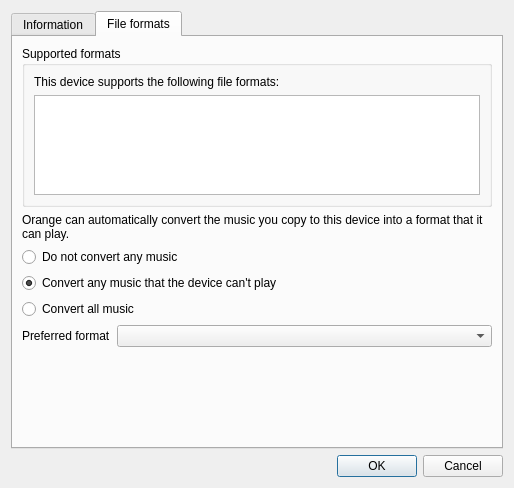
<?xml version="1.0" encoding="UTF-8"?>
<ui version="4.0">
 <class>DeviceProperties</class>
 <widget class="QDialog" name="DeviceProperties">
  <property name="geometry">
   <rect>
    <x>0</x>
    <y>0</y>
    <width>514</width>
    <height>488</height>
   </rect>
  </property>
  <property name="windowTitle">
   <string>Device Properties</string>
  </property>
  <property name="windowIcon">
   <iconset resource="../../data/icons.qrc">
    <normaloff>:/icons/64x64/com.goshapps.Orange.png</normaloff>:/icons/64x64/com.goshapps.Orange.png</iconset>
  </property>
  <layout class="QVBoxLayout" name="verticalLayout_5">
   <item>
    <widget class="QTabWidget" name="tabWidget">
     <property name="currentIndex">
      <number>1</number>
     </property>
     <widget class="QWidget" name="tab">
      <attribute name="title">
       <string>Information</string>
      </attribute>
      <layout class="QVBoxLayout" name="verticalLayout_4">
       <item>
        <layout class="QFormLayout" name="formLayout">
         <property name="fieldGrowthPolicy">
          <enum>QFormLayout::AllNonFixedFieldsGrow</enum>
         </property>
         <item row="0" column="0">
          <widget class="QLabel" name="label_2">
           <property name="text">
            <string>Name</string>
           </property>
          </widget>
         </item>
         <item row="0" column="1">
          <widget class="QLineEdit" name="name"/>
         </item>
         <item row="1" column="0">
          <widget class="QLabel" name="label">
           <property name="text">
            <string>Icon</string>
           </property>
          </widget>
         </item>
         <item row="1" column="1">
          <widget class="QListWidget" name="icon">
           <property name="verticalScrollBarPolicy">
            <enum>Qt::ScrollBarAlwaysOff</enum>
           </property>
           <property name="iconSize">
            <size>
             <width>48</width>
             <height>48</height>
            </size>
           </property>
           <property name="movement">
            <enum>QListView::Static</enum>
           </property>
           <property name="flow">
            <enum>QListView::LeftToRight</enum>
           </property>
           <property name="isWrapping" stdset="0">
            <bool>false</bool>
           </property>
           <property name="spacing">
            <number>5</number>
           </property>
           <property name="viewMode">
            <enum>QListView::IconMode</enum>
           </property>
           <property name="uniformItemSizes">
            <bool>true</bool>
           </property>
          </widget>
         </item>
         <item row="2" column="0" colspan="2">
          <widget class="FreeSpaceBar" name="free_space_bar" native="true"/>
         </item>
        </layout>
       </item>
       <item>
        <widget class="QGroupBox" name="groupBox">
         <property name="title">
          <string>Hardware information</string>
         </property>
         <layout class="QVBoxLayout" name="verticalLayout_2">
          <item>
           <widget class="QStackedWidget" name="hardware_info_stack">
            <property name="currentIndex">
             <number>1</number>
            </property>
            <widget class="QWidget" name="hardware_info_not_connected_page">
             <layout class="QVBoxLayout" name="verticalLayout">
              <property name="spacing">
               <number>0</number>
              </property>
              <property name="leftMargin">
               <number>0</number>
              </property>
              <property name="topMargin">
               <number>0</number>
              </property>
              <property name="rightMargin">
               <number>0</number>
              </property>
              <property name="bottomMargin">
               <number>0</number>
              </property>
              <item>
               <widget class="QLabel" name="label_6">
                <property name="text">
                 <string>Hardware information is only available while the device is connected.</string>
                </property>
                <property name="alignment">
                 <set>Qt::AlignLeading|Qt::AlignLeft|Qt::AlignTop</set>
                </property>
                <property name="wordWrap">
                 <bool>true</bool>
                </property>
               </widget>
              </item>
             </layout>
            </widget>
            <widget class="QWidget" name="hardware_info_page">
             <layout class="QVBoxLayout" name="verticalLayout_3">
              <property name="spacing">
               <number>0</number>
              </property>
              <property name="leftMargin">
               <number>0</number>
              </property>
              <property name="topMargin">
               <number>0</number>
              </property>
              <property name="rightMargin">
               <number>0</number>
              </property>
              <property name="bottomMargin">
               <number>0</number>
              </property>
              <item>
               <widget class="QTableWidget" name="hardware_info">
                <property name="editTriggers">
                 <set>QAbstractItemView::NoEditTriggers</set>
                </property>
                <property name="selectionMode">
                 <enum>QAbstractItemView::NoSelection</enum>
                </property>
                <property name="cornerButtonEnabled">
                 <bool>false</bool>
                </property>
                <property name="columnCount">
                 <number>2</number>
                </property>
                <attribute name="horizontalHeaderVisible">
                 <bool>false</bool>
                </attribute>
                <attribute name="horizontalHeaderStretchLastSection">
                 <bool>true</bool>
                </attribute>
                <attribute name="verticalHeaderVisible">
                 <bool>false</bool>
                </attribute>
                <column/>
                <column/>
               </widget>
              </item>
             </layout>
            </widget>
           </widget>
          </item>
         </layout>
        </widget>
       </item>
      </layout>
     </widget>
     <widget class="QWidget" name="tab_2">
      <attribute name="title">
       <string>File formats</string>
      </attribute>
      <layout class="QVBoxLayout" name="verticalLayout_9">
       <item>
        <widget class="QStackedWidget" name="formats_stack">
         <property name="currentIndex">
          <number>0</number>
         </property>
         <widget class="QWidget" name="formats_page">
          <layout class="QVBoxLayout" name="verticalLayout_7">
           <property name="leftMargin">
            <number>0</number>
           </property>
           <property name="topMargin">
            <number>0</number>
           </property>
           <property name="rightMargin">
            <number>0</number>
           </property>
           <property name="bottomMargin">
            <number>0</number>
           </property>
           <item>
            <widget class="QGroupBox" name="supported_formats_container">
             <property name="title">
              <string>Supported formats</string>
             </property>
             <layout class="QVBoxLayout" name="verticalLayout_6">
              <item>
               <widget class="QLabel" name="label_5">
                <property name="text">
                 <string>This device supports the following file formats:</string>
                </property>
               </widget>
              </item>
              <item>
               <widget class="QListWidget" name="supported_formats">
                <property name="selectionMode">
                 <enum>QAbstractItemView::NoSelection</enum>
                </property>
               </widget>
              </item>
             </layout>
            </widget>
           </item>
           <item>
            <widget class="QLabel" name="label_3">
             <property name="text">
              <string>Orange can automatically convert the music you copy to this device into a format that it can play.</string>
             </property>
             <property name="wordWrap">
              <bool>true</bool>
             </property>
            </widget>
           </item>
           <item>
            <widget class="QRadioButton" name="transcode_off">
             <property name="text">
              <string>Do not convert any music</string>
             </property>
            </widget>
           </item>
           <item>
            <widget class="QRadioButton" name="transcode_unsupported">
             <property name="text">
              <string>Convert any music that the device can't play</string>
             </property>
             <property name="checked">
              <bool>true</bool>
             </property>
            </widget>
           </item>
           <item>
            <widget class="QRadioButton" name="transcode_all">
             <property name="text">
              <string>Convert all music</string>
             </property>
            </widget>
           </item>
           <item>
            <layout class="QHBoxLayout" name="horizontalLayout">
             <item>
              <widget class="QLabel" name="label_4">
               <property name="text">
                <string>Preferred format</string>
               </property>
              </widget>
             </item>
             <item>
              <widget class="QComboBox" name="transcode_format">
               <property name="sizePolicy">
                <sizepolicy hsizetype="Expanding" vsizetype="Fixed">
                 <horstretch>0</horstretch>
                 <verstretch>0</verstretch>
                </sizepolicy>
               </property>
              </widget>
             </item>
            </layout>
           </item>
           <item>
            <spacer name="verticalSpacer">
             <property name="orientation">
              <enum>Qt::Vertical</enum>
             </property>
             <property name="sizeHint" stdset="0">
              <size>
               <width>20</width>
               <height>183</height>
              </size>
             </property>
            </spacer>
           </item>
          </layout>
         </widget>
         <widget class="QWidget" name="formats_page_not_connected">
          <layout class="QVBoxLayout" name="verticalLayout_8">
           <property name="leftMargin">
            <number>0</number>
           </property>
           <property name="topMargin">
            <number>0</number>
           </property>
           <property name="rightMargin">
            <number>0</number>
           </property>
           <property name="bottomMargin">
            <number>0</number>
           </property>
           <item>
            <widget class="QLabel" name="label_7">
             <property name="text">
              <string>This device must be connected and opened before Orange can see what file formats it supports.</string>
             </property>
             <property name="wordWrap">
              <bool>true</bool>
             </property>
            </widget>
           </item>
           <item>
            <layout class="QHBoxLayout" name="horizontalLayout_2">
             <item>
              <widget class="QPushButton" name="open_device">
               <property name="text">
                <string>Open device</string>
               </property>
              </widget>
             </item>
             <item>
              <spacer name="horizontalSpacer">
               <property name="orientation">
                <enum>Qt::Horizontal</enum>
               </property>
               <property name="sizeHint" stdset="0">
                <size>
                 <width>40</width>
                 <height>20</height>
                </size>
               </property>
              </spacer>
             </item>
            </layout>
           </item>
           <item>
            <spacer name="verticalSpacer_2">
             <property name="orientation">
              <enum>Qt::Vertical</enum>
             </property>
             <property name="sizeHint" stdset="0">
              <size>
               <width>20</width>
               <height>309</height>
              </size>
             </property>
            </spacer>
           </item>
          </layout>
         </widget>
         <widget class="QWidget" name="formats_page_loading">
          <layout class="QVBoxLayout" name="verticalLayout_10">
           <property name="leftMargin">
            <number>0</number>
           </property>
           <property name="topMargin">
            <number>0</number>
           </property>
           <property name="rightMargin">
            <number>0</number>
           </property>
           <property name="bottomMargin">
            <number>0</number>
           </property>
           <item>
            <layout class="QHBoxLayout" name="horizontalLayout_3">
             <item>
              <widget class="BusyIndicator" name="label_8" native="true"/>
             </item>
             <item>
              <widget class="QLabel" name="label_9">
               <property name="sizePolicy">
                <sizepolicy hsizetype="Expanding" vsizetype="Preferred">
                 <horstretch>0</horstretch>
                 <verstretch>0</verstretch>
                </sizepolicy>
               </property>
               <property name="text">
                <string>Querying device...</string>
               </property>
              </widget>
             </item>
            </layout>
           </item>
           <item>
            <spacer name="verticalSpacer_3">
             <property name="orientation">
              <enum>Qt::Vertical</enum>
             </property>
             <property name="sizeHint" stdset="0">
              <size>
               <width>20</width>
               <height>358</height>
              </size>
             </property>
            </spacer>
           </item>
          </layout>
         </widget>
        </widget>
       </item>
      </layout>
     </widget>
    </widget>
   </item>
   <item>
    <widget class="QDialogButtonBox" name="buttonBox">
     <property name="orientation">
      <enum>Qt::Horizontal</enum>
     </property>
     <property name="standardButtons">
      <set>QDialogButtonBox::Cancel|QDialogButtonBox::Ok</set>
     </property>
    </widget>
   </item>
  </layout>
 </widget>
 <customwidgets>
  <customwidget>
   <class>FreeSpaceBar</class>
   <extends>QWidget</extends>
   <header>widgets/freespacebar.h</header>
   <container>1</container>
  </customwidget>
  <customwidget>
   <class>BusyIndicator</class>
   <extends>QWidget</extends>
   <header>widgets/busyindicator.h</header>
  </customwidget>
 </customwidgets>
 <tabstops>
  <tabstop>tabWidget</tabstop>
  <tabstop>name</tabstop>
  <tabstop>icon</tabstop>
  <tabstop>hardware_info</tabstop>
  <tabstop>supported_formats</tabstop>
  <tabstop>open_device</tabstop>
  <tabstop>transcode_off</tabstop>
  <tabstop>transcode_unsupported</tabstop>
  <tabstop>transcode_all</tabstop>
  <tabstop>transcode_format</tabstop>
 </tabstops>
 <resources>
  <include location="../../data/data.qrc"/>
  <include location="../../data/icons.qrc"/>
 </resources>
 <connections>
  <connection>
   <sender>buttonBox</sender>
   <signal>accepted()</signal>
   <receiver>DeviceProperties</receiver>
   <slot>accept()</slot>
   <hints>
    <hint type="sourcelabel">
     <x>248</x>
     <y>254</y>
    </hint>
    <hint type="destinationlabel">
     <x>157</x>
     <y>274</y>
    </hint>
   </hints>
  </connection>
  <connection>
   <sender>buttonBox</sender>
   <signal>rejected()</signal>
   <receiver>DeviceProperties</receiver>
   <slot>reject()</slot>
   <hints>
    <hint type="sourcelabel">
     <x>316</x>
     <y>260</y>
    </hint>
    <hint type="destinationlabel">
     <x>286</x>
     <y>274</y>
    </hint>
   </hints>
  </connection>
 </connections>
</ui>
